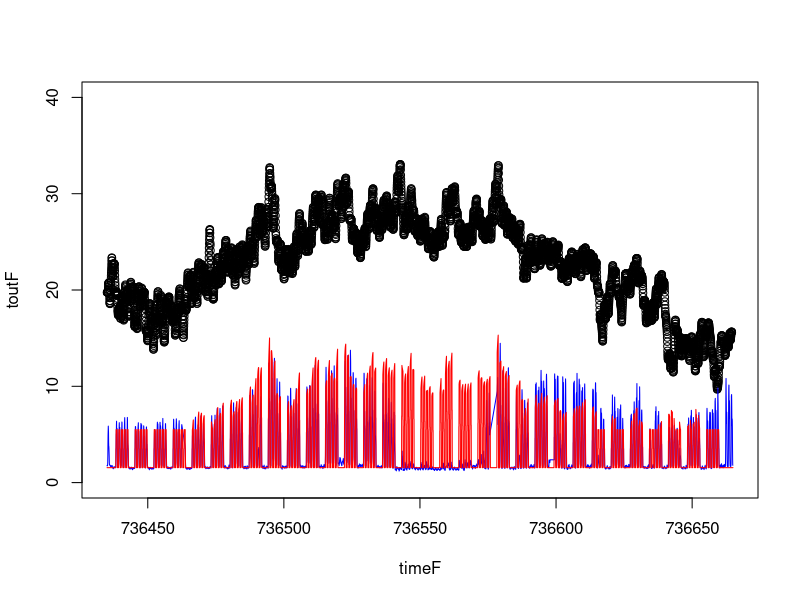
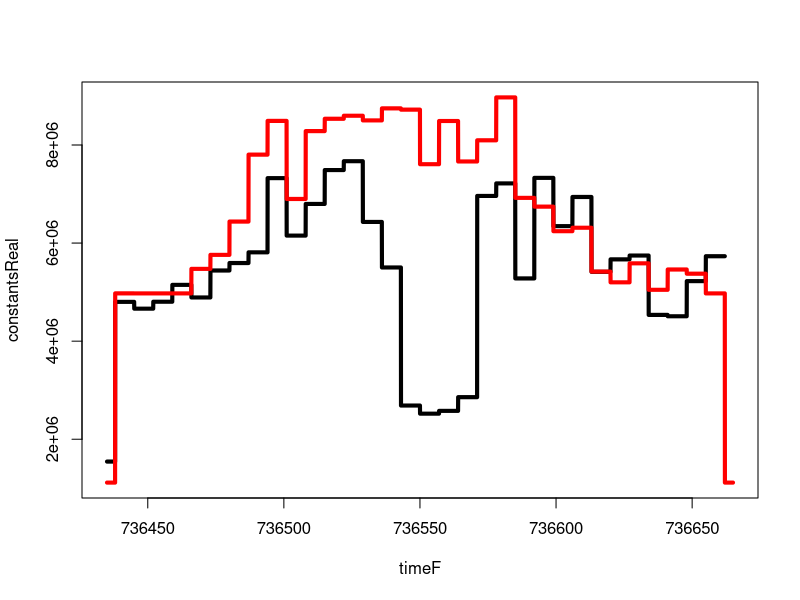
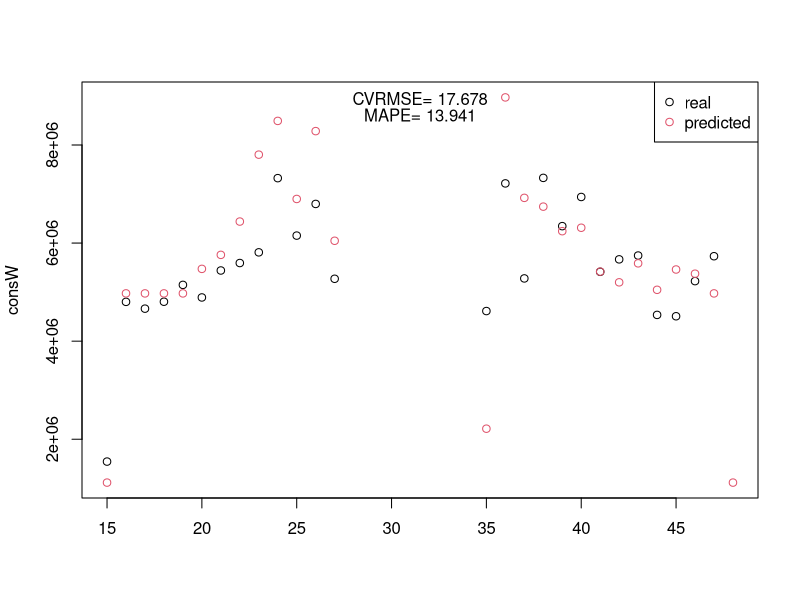

Reproduce these figures in R, in order. (Note: this script raises an error after producing the figures.)
library("lubridate") # week
f.runningMean = function(X,d){
  Y = c()
  L =  length(X);
  Y=X;
  
  for (i in ((1+floor(d/2)): (L-floor(d/2) )) ){
    Y[i] = mean(X[(1+i-floor(d/2) ): (i+floor(d/2))], na.rm = T)
  }
  
  Y[ 1: floor(d/2) ] = Y[ 1+floor(d/2)]*matrix(1, length(Y[1: floor(d/2)]), length(Y[1: floor(d/2)])) 
  M = matrix(NA, length(Y[(length(Y)- floor(d/2)+1):(length(Y))]), 
             length(Y[(length(Y)- floor(d/2)+1):(length(Y))])) 
    Y[(length(Y)- floor(d/2)+1):(length(Y))] = M
return (Y)  
}

f.weeklyProfile = function(min, maxx, weekDayStart){
  YY = c()
  L = length(maxx);
  Y =  min*rep(1, length(maxx))
  delta = (8-weekDayStart)*24;  # number of hours
  
  for (i in 1:floor(L/24/7) ){
    Y[(i-1)*24*7+(8:19)+delta] = maxx[(i-1)*24*7+(8:19)+delta];  # cogemos el lunes de 8 am a 7 pm
    Y[(i-1)*24*7+24+(8:19)+delta] = maxx[(i-1)*24*7+24+(8:19)+delta];
    Y[(i-1)*24*7+2*24+(8:19)+delta] = maxx[(i-1)*24*7+2*24+(8:19)+delta];
    Y[(i-1)*24*7+3*24+(8:19)+delta] = maxx[(i-1)*24*7+3*24+(8:19)+delta];
    Y[(i-1)*24*7+4*24+(8:19)+delta] = maxx[(i-1)*24*7+4*24+(8:19)+delta];    
  }
  
  
  if (L%%(i*24*7)>0){
    print(i)
    Y[(i-1)*24*7+(8:19)+delta] = maxx[(i-1)*24*7+(8:19)+delta];
    Y[(i-1)*24*7+24+(8:19)+delta] = maxx[(i-1)*24*7+(8:19)+delta];
    Y[(i-1)*24*7+2*24+(8:19)+delta] = maxx[(i-1)*24*7+(8:19)+delta];
    Y[(i-1)*24*7+3*24+(8:19)+delta] = maxx[(i-1)*24*7+(8:19)+delta];
    Y[(i-1)*24*7+4*24+(8:19)+delta] = maxx[(i-1)*24*7+(8:19)+delta];
    print(i)
  }
  
  # #Remove redundant data
  # if (length(Y)>L){
  #   Y[24*days+1:length(Y)) = NA  
  # }
  YY[1] = Y[1]
  YY[length(Y)] = Y[length(Y)];
  #%Smooth down
  for (i in 2:(length(Y)-1)){
    YY[i] = (Y[i-1]+Y[i+1])/2;
  }
  
  
  return (YY)
  
}


f.rmse <- function(error)
{
  sqrt(mean(error^2))
}

# Function that returns Mean Absolute Error
f.mae <- function(error)
{
  mean(abs(error))
}

f.mape <- function(actual, predicted){
  mean(abs((actual-predicted)/actual) * 100, na.rm = T)  
}



df = read.table("Elec.csv", sep=",", head=F)

df = df[order(df$V1),]

threshold = 12

f.dateMtoR = function(val){
  as.POSIXct((val - 719529)*86400, origin = "1970-01-01", tz = "UTC")  
}

inic = 736435
fin = 736665

time = seq(f.dateMtoR(inic), f.dateMtoR(fin), by = "5 min")

df$date = f.dateMtoR(df$V1)


elec = approx(x = df$date, 
       y = df$V2, 
       xout = time
      , method = "linear")
 elec = elec$y
 
#library("RcppRoll")
#xx = roll_mean(elec, n=threshold)
#elec = c(rep(xx[2],6),xx, rep(NA,5))

elec = f.runningMean(elec,threshold)



#consW = tapply(df$V1, strftime(df$date,format="%W"), sum)
#initCons = consW[c(15:26,35:47)]




Tout = read.table("Tout.csv",sep=",")
Tout$date = f.dateMtoR(Tout$V1)
tout = approx(x = Tout$date, 
             y = Tout$V2, 
             xout = time
             , method = "linear")


time2 = seq(inic, fin, by = 1/(24*12))
start = c(736427, 736577)
stop = c(736532, 736687)


p1 = which(time2>736427 & time2 <736532)
p2 = which(time2>736577 & time2 <736687)

elec2 = elec[c(p1,p2)]

threshold = 240
#tout = roll_mean(tout$y, n=threshold)
tout = f.runningMean(tout$y, threshold)
threshold = 12;
tops = tout




thc=20.5;
thh=15;

for(i in 1:length(tops)){
  if(is.na(tops[i])){
    tops[i] = 0

  }else{
    if(tops[i]> thh & tops[i]< thc){
      tops[i] = 0
    }else{
      if(tops[i]< thh){
        tops[i] = thh- tops[i]
      }else{
        if(tops[i]> thc){
          tops[i]=tops[i]-thc
        }
        
      }
      
    }
  }
}

tops = 0.8*tops;

tops = tops+5.5;


tops2 = tops;

inc = 12*1;

f.downsampling = function(X,l){
  k=0
  Y=c()
  for(i in 1:length(X)){
    if(i%%l ==0){
      k=k+1;
      Y[k] = X[i];
    }
  }
  return(Y)
}

newdf = data.frame(time2, elec, time)
consWnew = tapply(newdf$elec, strftime(newdf$time,format="%W"), sum)



consWnew = tapply(newdf$elec, strftime(newdf$time,format="%W") , sum)
elecCons = consWnew




timeF = f.downsampling(time2, 12)
toutF = f.downsampling(tout,12)
elecF = f.downsampling(elec,12) #no useo elec2 osea holidays... mal
topsF = f.downsampling(tops,12)

YY= f.weeklyProfile(min = 1.55, maxx = topsF, weekDayStart = 5)


plot(timeF, toutF, ylim = c(0,40))
lines(timeF, 0.0001*elecF, col="blue")
lines(timeF, YY, col="red")




consW = tapply(elecF, strftime(f.dateMtoR(timeF),format="%W"), sum)
constantsReal = rep(consW, table(strftime(f.dateMtoR(timeF),format="%W")))

consWP = tapply(YY, strftime(f.dateMtoR(timeF), format="%W"), sum)
constantsPred = rep(consWP*10000, table(strftime(f.dateMtoR(timeF),format="%W")))

plot(timeF, constantsReal, col="black", lwd=4, type="l"
     , ylim = c(min(constantsReal, constantsPred, na.rm=T), max(constantsReal, constantsPred, na.rm=T)))
lines(timeF, constantsPred, col="red", lwd=4)



f.subdatesSetLinesPlot = function(date1, date2){
  lim = c(which(timeF < date1), which(timeF >date2 ))
  
  
  
  consW = tapply(elecF[lim], strftime(f.dateMtoR(timeF[lim]),format="%W"), sum)
  constantsReal = rep(consW, table(strftime(f.dateMtoR(timeF[lim]),format="%W")))
  
  consWP = tapply(YY[lim], strftime(f.dateMtoR(timeF[lim]),format="%W"), sum)
  constantsPred = rep(consWP*10000, table(strftime(f.dateMtoR(timeF[lim]),format="%W")))
  
  plot(timeF[lim], constantsReal, col="black", lwd=4, type="l"
       , ylim = c(min(constantsReal, constantsPred, na.rm = T), max(constantsReal, constantsPred, na.rm = T)))
  lines(timeF[lim], constantsPred, col="red", lwd=4)


}

f.subdatesSetPointsPlot = function(date1, date2){
  lim = c(which(timeF < date1), which(timeF >date2 ))
  consW = tapply(elecF[lim], strftime(f.dateMtoR(timeF[lim]),format="%W"), sum)
  constantsReal = rep(consW, table(strftime(f.dateMtoR(timeF[lim]),format="%W")))
  
  consWP = tapply(YY[lim], strftime(f.dateMtoR(timeF[lim]),format="%W"), sum)
  constantsPred = rep(consWP*10000, table(strftime(f.dateMtoR(timeF[lim]),format="%W")))
  
  plot(as.numeric(names(table(strftime(f.dateMtoR(timeF[lim]),format="%W")))),consW, xlab="", col=1,
       ylim = c(min(constantsReal, constantsPred, na.rm=T), max(constantsReal, constantsPred, na.rm=T)))
  #points(as.numeric(names(table(strftime(f.dateMtoR(timeF[lim]),format="%W")))),consWx, xlab="", col=3)
  points(as.numeric(names(table(strftime(f.dateMtoR(timeF[lim]),format="%W")))),consWP*10000, xlab="", col=2)
  legend("topright", legend = c("real", "predicted"), col=c(1,2), pch=1)
  
  dif = (consW- consWP*10000)[!is.na(consW- consWP*10000)]
  f.rmse(dif)
  cvrmse = f.rmse(dif) / mean(consW, na.rm = T)*100
  cvrmse 
  f.mae(dif)
  mape = f.mape(consW, consWP*10000)
  mape
  
  sep = (par("usr")[3] + par("usr")[4])/30
  

  #  xs = as.numeric(names(table(week(f.dateMtoR(timeF[lim])))))[4]
#  ys = mean(consW, na.rm = T)
 xs = (par("usr")[1]+par("usr")[2] ) /2
#   ys = consW[order(-consW)][3]
ys = par("usr")[4]-sep
   text(x =xs, y = ys, labels =  paste0("CVRMSE= ", round(cvrmse,3)  ))
  
   ys = par("usr")[4]-2*sep
  
  text(x =xs, y = ys, labels =  paste0("MAPE= ", round(mape,3)  ))

  lim2 = c(which(dfx$V1 < date1), which(dfx$V1 >date2 ))
  consWx = tapply(dfx$V2[lim2]*1/6, strftime(dfx$date[lim2],format="%W"), sum)
  constantsRealx = rep(consWx, table(strftime(dfx$date[lim2],format="%W")))
  points(as.numeric(names(table(names(consWx)))),consWx, xlab="", col=3)
  
  
  }

f.subdatesSetPointsPlotREAL = function(date1, date2){
  lim = c(which(timeF < date1), which(timeF >date2 ))
  lim2 = c(which(dfx$V1 < date1), which(dfx$V1 >date2 ))
  consWx = tapply(dfx$V2[lim2]*1/6, strftime(dfx$date[lim2],format="%W"), sum)
  constantsRealx = rep(consWx, table(strftime(dfx$date[lim2],format="%W")))
  
  consWP = tapply(YY[lim], strftime(f.dateMtoR(timeF[lim]),format="%W"), sum)
  constantsPred = rep(consWP*10000, table(strftime(f.dateMtoR(timeF[lim]),format="%W")))
  
  plot(as.numeric(names(table(names(consWx)))),consWx, xlab="week", col=1,
       ylim = c(min(constantsReal, constantsPred, na.rm=T), max(constantsReal, constantsPred, na.rm=T)))
  #points(as.numeric(names(table(strftime(f.dateMtoR(timeF[lim]),format="%W")))),consWx, xlab="", col=3)
  points(as.numeric(names(table(strftime(f.dateMtoR(timeF[lim]),format="%W")))),consWP*10000, xlab="", col=2)
  legend("topright", legend = c("real", "predicted"), col=c(1,2), pch=1)
  
  dif = (consWx- consWP*10000)[!is.na(consWx- consWP*10000)]
  f.rmse(dif)
  cvrmse = f.rmse(dif) / mean(consW, na.rm = T)*100
  cvrmse 
  f.mae(dif)
  mape = f.mape(consWP*10000, consWx)
  mape
  
  sep = (par("usr")[3] + par("usr")[4])/30
  
  
  #  xs = as.numeric(names(table(week(f.dateMtoR(timeF[lim])))))[4]
  #  ys = mean(consW, na.rm = T)
  xs = (par("usr")[1]+par("usr")[2] ) /2
  #   ys = consW[order(-consW)][3]
  ys = par("usr")[4]-sep
  text(x =xs, y = ys, labels =  paste0("CVRMSE= ", round(cvrmse,3)  ))
  
  ys = par("usr")[4]-2*sep
  
  text(x =xs, y = ys, labels =  paste0("MAPE= ", round(mape,3)  ))
  

  
  
}

date1 =736519
date2 = 736575


#df1 = dfx[which(week(dfx$date[lim2]) == 17),]


f.dateMtoR(date1)
f.dateMtoR(date2)


dev.off()
f.subdatesSetPointsPlot(date1,date2)
dfx = df[which(df$V1 > inic & df$V1 < fin),]
f.subdatesSetPointsPlotREAL(date1,date2)




date1 =736519
date2 = 736585
f.dateMtoR(date1)
f.dateMtoR(date2)

f.subdatesSetPointsPlot(date1,date2)


dev.off()
png("myplotreal")
f.subdatesSetPointsPlotREAL(date1,date2)
dev.off()




#### SECOND PHASE



lim = c(which(timeF < date1), which(timeF >date2 ))
lim2 = c(which(dfx$V1 < date1), which(dfx$V1 >date2 ))


consREAL = tapply(dfx$V2[lim2]*1/6, as.Date(strftime(dfx$date[lim2],format="%d/%m/%Y"),format="%d/%m/%Y"), sum)


dd = data.frame(toutF, timeF, date = f.dateMtoR(timeF))

dd2= dd[dd$timeF<(date1+1),]
dd3= dd[dd$timeF>date2,]
dd = rbind(dd2,dd3)

dd= dd[-c((nrow(dd)-23):nrow(df)),]

'%!in%' <- function(x,y)!('%in%'(x,y))

missing = which(as.Date(names(consREAL))%!in%as.Date(f.dateMtoR(dd$timeF)))
consREAL = consREAL[-c(missing)]

dd4 = dd[-which(as.POSIXlt(dd$date)$wday %in% c(6,0)),]
weekends = which(as.Date(names(consREAL))%!in%as.Date(f.dateMtoR(dd4$timeF)))
consREAL = consREAL[-c(weekends)]


# Tienes que quitar también las vacaciones del TOUT leñee


m = matrix(dd4$toutF, ncol=24, byrow = T)
m = m[-missing,]
m = cbind(m, consREAL)
m2 = na.omit(as.data.frame(m))


library("caret")
dfxx = m2


outl = which(m2$consREAL %in% boxplot(m2$consREAL)$out)

dfxx = dfxx[-outl,]

set.seed(23)
nTraining <- as.integer(nrow(dfxx) * 0.75)
indices <- sample(1:nrow(dfxx), nTraining)


training <- dfxx[indices,]
test <- dfxx[-indices,]



trainingData <- training
testData <- test




set.seed(23)

paramGrid <- expand.grid(.C = c(1:15,18,20,22))


# Use t-times k-fold validation, with t = 5 and k = 10 (by default)
ctrl <- trainControl(method = "repeatedcv", repeats = 5, returnResamp = "all")

# Find the optimum combination of parameters
svm.final <- caret::train(
  consREAL~., # We want to predict Temp_Comfort3B according to the predictors
  data = trainingData, # Inputs + Outputs
  method = "svmRadialCost",
  metric = "RMSE", # Metric to evaluate
  tuneGrid = paramGrid, # Parameters for tunning
  trControl = ctrl, # Parameters of control    
  preProc = c("center", "scale")  
)



svm.final.prediction <- predict(svm.final, testData[,-25])
real = testData[,25]
dif = (real-svm.final.prediction)

f.rmse(dif)
cvrmse = f.rmse(dif) / mean(real, na.rm = T)*100
cvrmse 
f.mae(dif)
mape = f.mape(svm.final.prediction,real)
mape





plot(1:length(real), real)
lines(1:length(svm.final.prediction), svm.final.prediction, col="red")






svm.final.prediction <- predict(svm.final, dfxx[-25,])
real = dfxx[,25]
dif = (real-svm.final.prediction)

f.rmse(dif)
cvrmse = f.rmse(dif) / mean(real, na.rm = T)*100
cvrmse 
f.mae(dif)
mape = f.mape(svm.final.prediction,real)
mape


plot(1:length(real), real)
lines(1:length(svm.final.prediction), svm.final.prediction, col="red")









consW = tapply(elecF[lim], strftime(f.dateMtoR(timeF[lim]),format="%W"), sum)
#constantsReal = rep(consW, table(strftime(f.dateMtoR(timeF[lim]),format="%W")))




datesInclW = levels(factor(as.Date(strftime(dfx$date[lim2],format="%d/%m/%Y"),format="%d/%m/%Y")))

probs <- predict(svm.final, m2[,-25])
ind <- weekends
val <- c( probs, rep(1.5,length(ind)) )
id  <- c( seq_along(probs), ind+0.5 )
prediction = val[order(id)]

dates = datesInclW[-c(length(datesInclW), length(datesInclW)-1)]

consWP = tapply(prediction, strftime(dates,format="%W"), sum)

consW = consW[-c(14:22,)]

consWP= consWP[1:22]
consW= consW[1:22]

#constantsPred = rep(consWP*10000, table(strftime(f.dateMtoR(timeF[lim]),format="%W")))

plot(as.numeric(names(consW)),consW, xlab="", col=1,
     ylim = c(min(constantsReal, constantsPred, na.rm=T), max(constantsReal, constantsPred, na.rm=T)))
#points(as.numeric(names(table(strftime(f.dateMtoR(timeF[lim]),format="%W")))),consWx, xlab="", col=3)
points(as.numeric(names(consWP)),consWP, xlab="", col=2)
legend("topright", legend = c("real", "predicted"), col=c(1,2), pch=1)

dif = (consW- consWP)[!is.na(consW- consWP)]
f.rmse(dif)
cvrmse = f.rmse(dif) / mean(consW, na.rm = T)*100
cvrmse 
f.mae(dif)
mape = f.mape(consW, consWP)
mape

sep = (par("usr")[3] + par("usr")[4])/30


#  xs = as.numeric(names(table(week(f.dateMtoR(timeF[lim])))))[4]
#  ys = mean(consW, na.rm = T)
xs = (par("usr")[1]+par("usr")[2] ) /2
#   ys = consW[order(-consW)][3]
ys = par("usr")[4]-sep
text(x =xs, y = ys, labels =  paste0("CVRMSE= ", round(cvrmse,3)  ))

ys = par("usr")[4]-2*sep

text(x =xs, y = ys, labels =  paste0("MAPE= ", round(mape,3)  ))

lim2 = c(which(dfx$V1 < date1), which(dfx$V1 >date2 ))
consWx = tapply(dfx$V2[lim2]*1/6, strftime(dfx$date[lim2],format="%W"), sum)
constantsRealx = rep(consWx, table(strftime(dfx$date[lim2],format="%W")))
points(as.numeric(names(table(names(consWx)))),consWx, xlab="", col=3)







min = 1.55
weekDayStart=5
maxx = predict(svm.final, m2[,-25])
YY = c()
L = length(maxx);
Y =  min*rep(1, length(maxx))
delta = (8-weekDayStart)*24;  # number of hours





consWP = tapply(YY[lim], strftime(f.dateMtoR(timeF[lim]),format="%W"), sum)
constantsPred = rep(consWP*10000, table(strftime(f.dateMtoR(timeF[lim]),format="%W")))

plot(as.numeric(names(table(names(consWx)))),consWx, xlab="week", col=1,
     ylim = c(min(constantsReal, constantsPred, na.rm=T), max(constantsReal, constantsPred, na.rm=T)))
#points(as.numeric(names(table(strftime(f.dateMtoR(timeF[lim]),format="%W")))),consWx, xlab="", col=3)
points(as.numeric(names(table(strftime(f.dateMtoR(timeF[lim]),format="%W")))),consWP*10000, xlab="", col=2)
legend("topright", legend = c("real", "predicted"), col=c(1,2), pch=1)

dif = (real-svm.final.prediction)

f.rmse(dif)
cvrmse = f.rmse(dif) / mean(consW, na.rm = T)*100
cvrmse 
f.mae(dif)
mape = f.mape(svm.final.prediction,real)
mape

sep = (par("usr")[3] + par("usr")[4])/30


#  xs = as.numeric(names(table(week(f.dateMtoR(timeF[lim])))))[4]
#  ys = mean(consW, na.rm = T)
xs = (par("usr")[1]+par("usr")[2] ) /2
#   ys = consW[order(-consW)][3]
ys = par("usr")[4]-sep
text(x =xs, y = ys, labels =  paste0("CVRMSE= ", round(cvrmse,3)  ))

ys = par("usr")[4]-2*sep

text(x =xs, y = ys, labels =  paste0("MAPE= ", round(mape,3)  ))







time = seq(f.dateMtoR(inic), f.dateMtoR(fin), by = "1 h")

Tout = read.table("Tout.csv",sep=",")
Tout$date = f.dateMtoR(Tout$V1)
tout = approx(x = Tout$date, 
              y = Tout$V2, 
              xout = time
              , method = "linear")


elec2 = elec[c(p1,p2)]

threshold = 240
#tout = roll_mean(tout$y, n=threshold)
tout = f.runningMean(tout$y, threshold)
